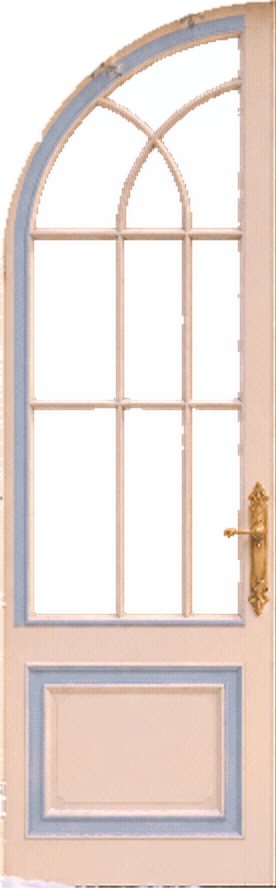
#> input picture invite/media/door/door-left.webp, 276 x 888 px
$ python build_door.py ../media/door/door-left.webp ../media/door/door-right.webp
#> lines starting #> are read from the running program, lines starting #| are printed output that depends on the picture; after the words box and inside, x2 and y2 are one past the last pixel; in counts of white or black regions, pixels touching at a corner belong together
"""Builds the door entrance from a door-opening GIF with see-through glass (e.g. Door-Opening-Transparent.gif).

    python3 -E -P tools/build_door.py ~/Downloads/Door-Opening-Transparent.gif media/door

It uses only the first frame (doors closed) and the last frame (doors open):
  door-scene.webp     the picture with the doorway cut out; its side windows stay see-through
  door-left.webp      the left door, hinged at its left edge (the page swings it open)
  door-right.webp     the right door
  door-backdrop.jpg   a tiny blurred copy for the sides of wide screens
  door.js             where the doorway is, in the picture's own pixels (read by invite.js)

The doorway is found by comparing the two frames: the open frame's see-through opening, plus everything
that changes as the doors open, filled across each row. The pictures are published at twice the source size
(KEEP_SCALE) with softened edges and a faint reflection on the glass. If you have a larger, sharper picture
as a GIF or a pair of PNG frames, run it through this again; invite.js reads the new door.js.

Needs Pillow with WebP support.
"""
import json
import os
import sys

from PIL import Image, ImageChops, ImageDraw, ImageFilter, features

KEEP_SCALE = 2          # published size, as a multiple of the source
GLASS_TOP, GLASS_BOTTOM = 30, 12   # the reflection's opacity (of 255) at the top and bottom of the picture


def frames(path):
    """The closed (first) and open (last) frames as RGBA."""
    im = Image.open(path)
    im.seek(0)
    first = im.convert('RGBA')
    im.seek(getattr(im, 'n_frames', 1) - 1)
    return first, im.convert('RGBA')


def doorway(closed, opened):
    """A mask of the doorway (255 inside) and its box, in source pixels."""
    w, h = closed.size
    clear = opened.getchannel('A').point(lambda v: 0 if v > 0 else 255)
    comp = clear.copy()
    ImageDraw.floodfill(comp, (w // 2, int(h * 0.55)), 128)      # the opening around the middle of the picture
    comp = comp.point(lambda v: 255 if v == 128 else 0)
    if not comp.getbbox():
        sys.exit('No see-through doorway in the middle of the last frame.')
    r, g, b = ImageChops.difference(closed.convert('RGB'), opened.convert('RGB')).split()
    changed = ImageChops.lighter(ImageChops.lighter(r, g), b).point(lambda v: 255 if v > 25 else 0)
    alpha = ImageChops.difference(closed.getchannel('A'), opened.getchannel('A')).point(lambda v: 255 if v else 0)
    seed = ImageChops.lighter(comp, ImageChops.lighter(changed, alpha))
    x0, y0, x1, y1 = comp.getbbox()
    mask = Image.new('L', (w, h), 0)
    draw = ImageDraw.Draw(mask)
    for y in range(max(0, y0 - 15), min(h, y1 + 9)):
        row = seed.crop((max(0, x0 - 40), y, min(w, x1 + 40), y + 1)).getbbox()
        if row:
            draw.line([(row[0] + max(0, x0 - 40), y), (row[2] - 1 + max(0, x0 - 40), y)], fill=255)
    return mask, mask.getbbox()


def main(src, out):
#> called with src = '../media/door/door-left.webp', out = '../media/door/door-right.webp'
    if not features.check('webp'):
        sys.exit('This Pillow has no WebP support.')
    os.makedirs(out, exist_ok=True)
    closed, opened = frames(src)
#> in frames, im is the input picture: PIL image 276x888 RGBA; mean R, G, B, A 225.1, 210, 205.2, 147.3
    if closed.size != opened.size:
        sys.exit('The first and last frames differ in size.')
    w, h = closed.size
#> w = 276; h = 888
    K = KEEP_SCALE
    mask, (x0, y0, x1, y1) = doorway(closed, opened)
#> in doorway, `clear = opened.getchannel('A').point(lambda v: 0 if v > 0 else 255)`:
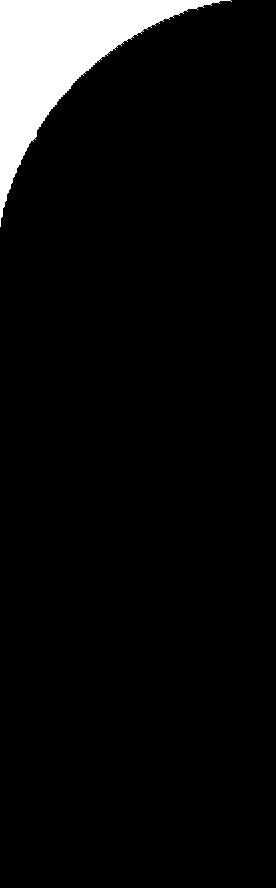
#> clear: PIL image 276x888 L; 6.2% white; 1 white region, box (x1, y1, x2, y2) and area: (0, 0, 232, 227) 15126
#> in doorway, `r, g, b = ImageChops.difference(closed.convert('RGB'), opened.convert(..`: r: PIL image 276x888 L; every value is 0
#> in doorway, `x0, y0, x1, y1 = comp.getbbox()`: x0 = 0; x1 = 276; y1 = 888
#> the loop in doorway, `for y in range(max(0, y0 - 15), min(h, y1 + 9)):` made 888 passes
#> row on passes 1 to 3: (231, 0, 276, 1), (220, 0, 276, 1), (219, 0, 276, 1)
#> mask: PIL image 276x888 L; 93.8% white; 1 black region, box (x1, y1, x2, y2) and area: (0, 0, 231, 227) 15093
#> x0 = 0; y0 = 0; x1 = 276; y1 = 888
    mid = (x0 + x1) // 2
#> mid = 138

    def up(im):            # premultiplied, so see-through pixels don't bleed colour into the edges
        return im.convert('RGBa').resize((w * K, h * K), Image.LANCZOS).convert('RGBA')

    def up_mask(m, soften):
        return m.resize((w * K, h * K), Image.LANCZOS).filter(ImageFilter.GaussianBlur(soften))

    def glass(where):      # a faint reflection, brighter towards the top, so panes read as glass
        grad = Image.linear_gradient('L').resize((w * K, h * K))
        a = grad.point(lambda v: round(GLASS_TOP - (GLASS_TOP - GLASS_BOTTOM) * v / 255))
        layer = Image.new('RGBA', (w * K, h * K), (244, 246, 255, 0))
        layer.putalpha(ImageChops.multiply(a, up_mask(where, 0.5)))
        return layer

    picture, door = up(closed), up_mask(mask, 0.7)
#> in up_mask, `return m.resize((w * K, h * K), Image.LANCZOS).filter(ImageFilter.Gaus..`:
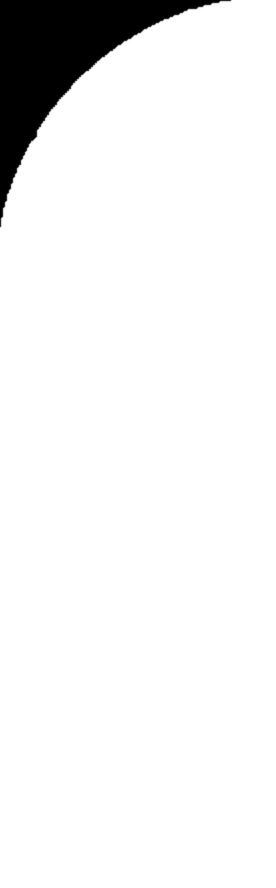
#> returned value: PIL image 552x1776 L (shown at 1/2 size); min 0, max 255, mean 239.3
    see_through = closed.getchannel('A').point(lambda v: 0 if v > 0 else 255)

    scene = glass(ImageChops.subtract(see_through, mask))
#> in glass, `grad = Image.linear_gradient('L').resize((w * K, h * K))`:
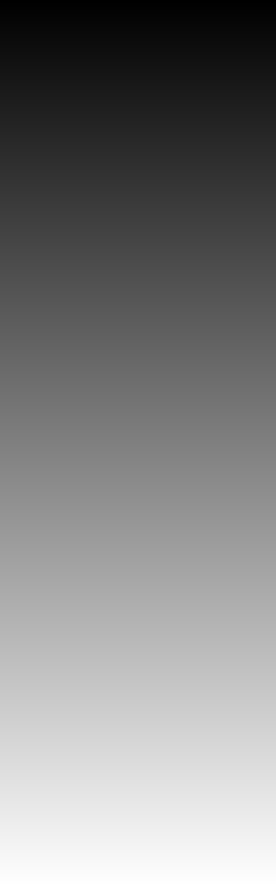
#> grad: PIL image 552x1776 L (shown at 1/2 size); min 0, max 255, mean 127.5
#> in glass, `a = grad.point(lambda v: round(GLASS_TOP - (GLASS_TOP - GLASS_BOTTOM) ..`:
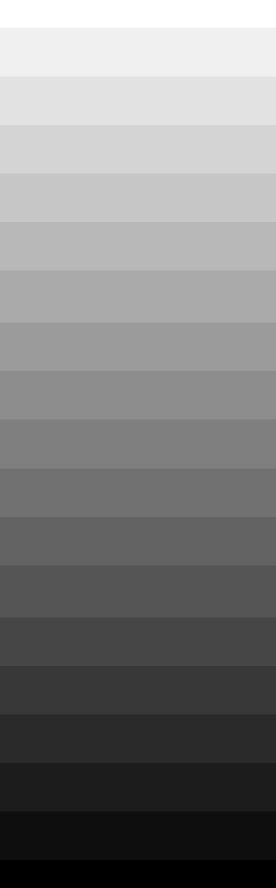
#> a: PIL image 552x1776 L (shown at 1/2 size); min 12, max 30, mean 21; drawn with min black and max white
    scene.alpha_composite(picture)
    scene.putalpha(ImageChops.multiply(scene.getchannel('A'), ImageChops.invert(door)))
    scene.save(os.path.join(out, 'door-scene.webp'), quality=88, alpha_quality=100, method=6)

    doors = glass(ImageChops.multiply(see_through, mask))
#> in glass (call 2), `layer.putalpha(ImageChops.multiply(a, up_mask(where, 0.5)))`:
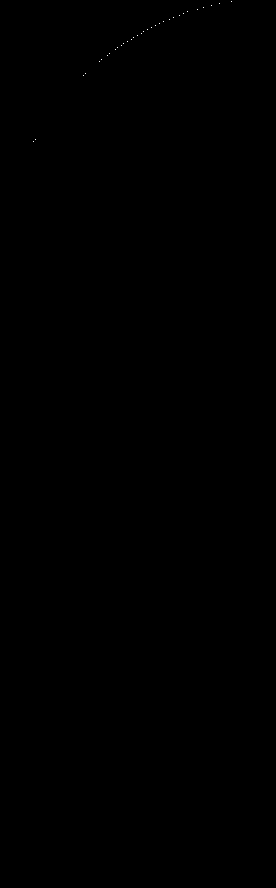
#> where: PIL image 276x888 L; 0.01% white in thin lines or dots, all inside (x1, y1, x2, y2) = (33, 1, 232, 142)
    doors.alpha_composite(picture)
    doors.putalpha(ImageChops.multiply(doors.getchannel('A'), door))
    for name, box in (('left', (x0, y0, mid, y1)), ('right', (mid, y0, x1, y1))):
        doors.crop(tuple(v * K for v in box)).save(os.path.join(out, f'door-{name}.webp'), quality=90, alpha_quality=100, method=6)
#> this loop made 2 passes
#> (name, box) on passes 1 to 2: ('left', (0, 0, 138, 888)), ('right', (138, 0, 276, 888))
#> pass 1, in main, `doors.crop(tuple(v * K for v in box)).save(os.path.join(out, f'door-{n..`:
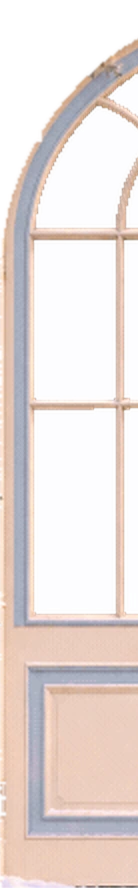
#> saved as door-left.webp: PIL image 276x1776 RGBA (shown at 1/2 size); mean R, G, B, A 227, 215.2, 215.3, 137; transparent parts drawn white

    flat = Image.new('RGBA', (w, h), (226, 220, 242, 255))
    flat.alpha_composite(closed)
    flat.convert('RGB').resize((24, 43), Image.BOX).filter(ImageFilter.GaussianBlur(1.2)).save(
        os.path.join(out, 'door-backdrop.jpg'), quality=82)
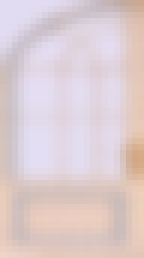
#> saved as door-backdrop.jpg: PIL image 24x43 RGB (shown 6 times larger); mean R, G, B 221.3, 205.4, 208.6

    geo = {'w': w, 'h': h, 'x0': x0, 'y0': y0, 'x1': x1, 'y1': y1, 'mid': mid}
#> geo = {'w': 276, 'h': 888, 'x0': 0, 'y0': 0, 'x1': 276, 'y1': 888, 'mid': 138}
    with open(os.path.join(out, 'door.js'), 'w') as f:
        f.write('/* Made by tools/build_door.py: the door picture and its doorway, in the source picture\'s pixels. */\n')
        f.write('window.DOOR = ' + json.dumps(geo) + ';\n')
    print('doorway', geo)
#| doorway {'w': 276, 'h': 888, 'x0': 0, 'y0': 0, 'x1': 276, 'y1': 888, 'mid': 138}


if __name__ == '__main__':
    if len(sys.argv) != 3:
        sys.exit(__doc__)
    main(sys.argv[1], sys.argv[2])
